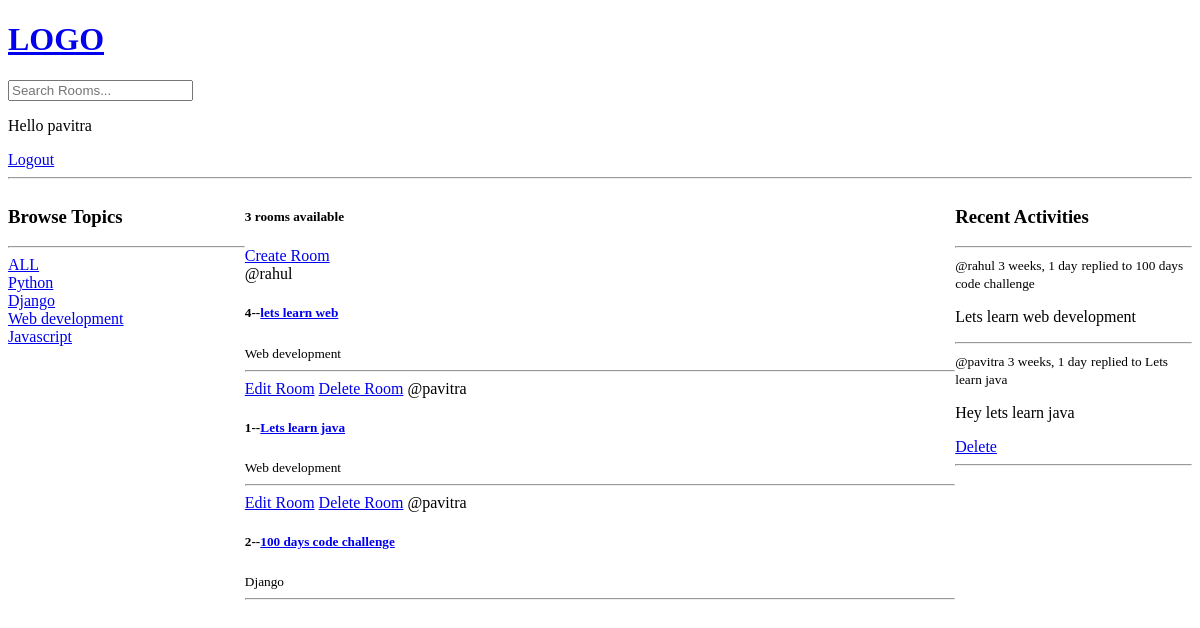
The app's page / (signed in), older data.
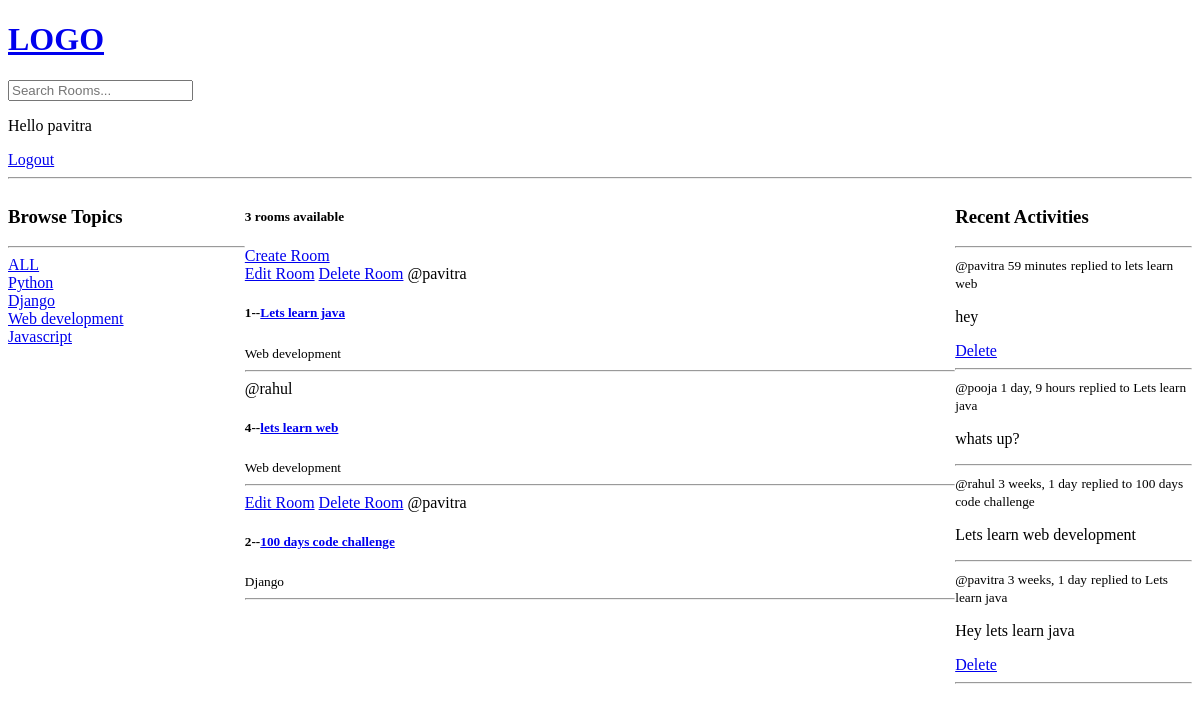
The same page, newer data.
### base/models.py (models this page shows, shortened)
class Topic(models.Model):
    name = models.CharField(max_length=200)

class Room(models.Model):
    host = models.ForeignKey(User, on_delete=models.SET_NULL, null=True)
    topic = models.ForeignKey(Topic, on_delete=models.SET_NULL, null=True)
    name = models.CharField(max_length=200)
    description = models.TextField(null=True, blank=True)
    participants = models.ManyToManyField(
        User, related_name='participants', blank=True)
    updated = models.DateTimeField(auto_now=True)
    created = models.DateTimeField(auto_now_add=True)
    class Meta:
        ordering = ['-updated', '-created']
    def __str__(self):
        return str(self.name)

class Message(models.Model):
    user = models.ForeignKey(User, on_delete=models.CASCADE)
    room = models.ForeignKey(Room, on_delete=models.CASCADE)
    body = models.TextField()
    updated = models.DateTimeField(auto_now=True)
    created = models.DateTimeField(auto_now_add=True)
    class Meta:
        ordering = ['-updated', '-created']
    def __str__(self):
        return self.body[0:50]

### base/views.py (the view)
# urls.py: path('', views.home, name='home'),
def home(request):
    q = request.GET.get('q') if request.GET.get('q') != None else ''
    rooms = Room.objects.filter(Q(topic__name__icontains=q) |
                                Q(name__icontains=q) |
                                Q(description__icontains=q)
                                )
    topics = Topic.objects.all()
    room_count = rooms.count()
    room_messages = Message.objects.filter(Q(room__topic__name__icontains=q))
    context = {'rooms': rooms, 'topics': topics, 'room_count': room_count,'room_messages':room_messages}
    return render(request, 'base/home.html', context)

### base/templates/base/home.html (shortened to what this page needs)
{% extends 'main.html' %}
{% block content %}
<div class="home-container">
    <div>
        <h3>Browse Topics</h3>
        <hr>
        <div>
            <a href="{%url 'home'%}">ALL</a>
        </div>
        {%for topic in topics%}
        <div>
            <a href="{%url 'home'%}?q={{topic.name}}">{{topic.name}}</a>
        </div>
        {%endfor%}
    </div>
    <div>
        <h5>{{room_count}} rooms available</h5>
        <a href="{% url 'create-room' %}">Create Room</a>
        <div>
            {% for room in rooms %}
            <div>
                {%if request.user == room.host%}
                <a href="{% url 'update-room' room.id %}"> Edit Room</a>
                <a href="{%url 'delete-room' room.id%}"> Delete Room</a>
                {%endif%}
                <span>@{{room.host.username}}</span>
                <h5>{{room.id}}--<a href="{%url 'room' room.id%}">{{room.name}}</a></h5>
                <small>{{room.topic.name}}</small>
                <hr>
            </div>
            {% endfor %}
        </div>
    </div>
    <div>
        {% include 'base/activity_component.html' %}
    </div>
</div>
{% endblock %}

### base/templates/base/activity_component.html
<h3> Recent Activities </h3>
<hr>
{%for message in room_messages%}
<div>
    <small>@{{message.user}} {{message.created|timesince}}</small>
    <small>replied to {{message.room}}</small>
    <p>{{message}}</p>
    {% if request.user == message.user %}
    <a href="{%url 'delete-message' message.id%}"> Delete </a>
    {% endif %}
    <hr>
</div>
{% endfor %}

Row changes from the older to the newer data that the page shows:
changed Room "Lets learn java": moves up the list
added Message: user "pavitra", created "59 minutes", room "lets learn web", body "hey", shows "Delete"
added Message: user "pooja", created "1 day, 9 hours", room "Lets learn java", body "whats up?"
